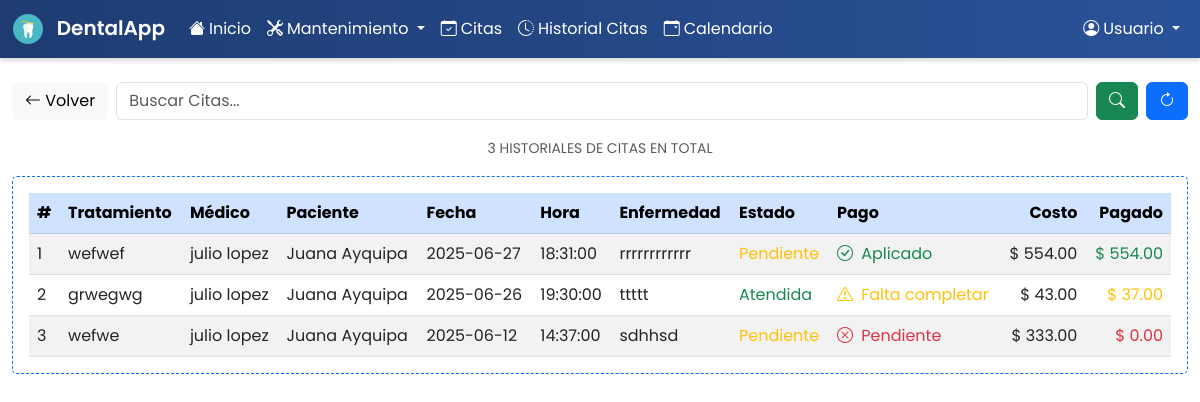
The app's page /sistema-dental/index.php?controller=history&action=index with its own data.
### tables this page shows
CREATE TABLE `appointments` (
  `id` int(10) UNSIGNED NOT NULL,
  `treatment_id` int(11) NOT NULL,
  `doctor_id` int(11) NOT NULL,
  `patient_id` int(11) NOT NULL,
  `date` date NOT NULL,
  `time` time NOT NULL,
  `illness` varchar(255) NOT NULL,
  `cost` decimal(10,2) NOT NULL DEFAULT 0.00,
  `created_at` datetime NOT NULL DEFAULT current_timestamp(),
  `status` enum('pendiente','atendida','cancelada') NOT NULL DEFAULT 'pendiente',
  `paid` decimal(10,2) NOT NULL DEFAULT 0.00
);

CREATE TABLE `treatments` (
  `id` int(11) NOT NULL,
  `name` varchar(100) NOT NULL,
  `price` decimal(10,2) NOT NULL,
  `created_at` timestamp NOT NULL DEFAULT current_timestamp()
);

CREATE TABLE `doctors` (
  `id` int(11) NOT NULL,
  `name` varchar(100) NOT NULL,
  `dni` varchar(20) DEFAULT NULL,
  `specialty_id` int(11) NOT NULL,
  `address` varchar(255) DEFAULT NULL,
  `phone` varchar(20) DEFAULT NULL,
  `email` varchar(100) DEFAULT NULL,
  `created_at` timestamp NOT NULL DEFAULT current_timestamp()
);

CREATE TABLE `patients` (
  `id` int(11) NOT NULL,
  `name` varchar(100) NOT NULL,
  `document_type` varchar(20) DEFAULT NULL,
  `document_number` varchar(50) DEFAULT NULL,
  `dob` date NOT NULL,
  `phone` varchar(20) DEFAULT NULL,
  `under_treatment` tinyint(1) NOT NULL DEFAULT 0,
  `bleeding` tinyint(1) NOT NULL DEFAULT 0,
  `allergic` tinyint(1) NOT NULL DEFAULT 0,
  `hypertensive` tinyint(1) NOT NULL DEFAULT 0,
  `diabetic` tinyint(1) NOT NULL DEFAULT 0,
  `pregnant` tinyint(1) NOT NULL DEFAULT 0,
  `motive` text DEFAULT NULL,
  `diagnosis` text DEFAULT NULL,
  `observations` text DEFAULT NULL,
  `referred_by` varchar(100) DEFAULT NULL,
  `email` varchar(100) DEFAULT NULL,
  `address` text DEFAULT NULL,
  `created_at` timestamp NOT NULL DEFAULT current_timestamp()
);

### sistema-dental/controllers/HistoryController.php (called while the page is built, shortened)
<?php
require_once __DIR__ . '/../models/History.php';
class HistoryController
{
    private History $model;
    public function __construct(PDO $pdo)
    {
        $pdo->setAttribute(PDO::ATTR_ERRMODE, PDO::ERRMODE_EXCEPTION);
        $this->model = new History($pdo);
    }
    public function index(): void
    {
        $search  = trim($_GET['search'] ?? '');
        $records = $this->model->completed($search);
        require __DIR__ . '/../views/templates/header.php';
        require __DIR__ . '/../views/history/list.php';
        require __DIR__ . '/../views/templates/footer.php';
    }
}

### sistema-dental/models/BaseModel.php (called while the page is built, shortened)
<?php
abstract class BaseModel
{
    public function __construct(PDO $pdo)
    {
        $this->pdo = $pdo;
    }
}

### sistema-dental/models/History.php (called while the page is built, shortened)
<?php
require_once __DIR__ . '/BaseModel.php';
class History extends BaseModel
{
    public function completed(string $search = ''): array
    {
        $sql = "
            SELECT
              a.id,
              t.name   AS treatment_name,
              d.name   AS doctor_name,
              p.name   AS patient_name,
              a.date,
              a.time,
              a.illness,
              a.status,
              a.paid,
              a.cost
            FROM appointments a
            JOIN treatments t ON a.treatment_id = t.id
            JOIN doctors    d ON a.doctor_id    = d.id
            JOIN patients   p ON a.patient_id   = p.id
            WHERE 1
        ";
        $sql .= " ORDER BY a.date DESC, a.time DESC";
        $stmt = $this->pdo->prepare($sql);
        $stmt->execute();
        return $stmt->fetchAll(PDO::FETCH_ASSOC);
    }
}

### sistema-dental/views/history/list.php (the view, shortened to what this page needs)
<?php
$count  = count($records);
$search = htmlspecialchars($_GET['search'] ?? '', ENT_QUOTES);
?>
<div class="container-fluid mt-4">
  <div class="d-flex align-items-center mb-3">
    <a href="index.php?controller=dashboard&action=index" class="btn btn-light me-2">
      <i class="bi bi-arrow-left"></i> Volver
    </a>
    <form class="d-flex flex-grow-1" method="get" action="index.php">
      <input
        type="text"
        name="search"
        class="form-control me-2"
        placeholder="Buscar Citas..."
        value="<?= $search ?>"
      >
      <button class="btn btn-success me-2" type="submit">
        <i class="bi bi-search"></i>
      </button>
      <a href="index.php?controller=history&action=index" class="btn btn-primary">
        <i class="bi bi-arrow-clockwise"></i>
      </a>
    </form>
  </div>
  <div class="text-center mb-3">
    <small class="text-muted">
      <?= $count ?> HISTORIAL<?= $count!==1?'ES':'' ?> DE CITAS EN TOTAL
    </small>
  </div>
  <div class="table-responsive"
       style="border:1px dashed var(--bs-primary); padding:1rem; border-radius:5px;">
    <table class="table table-striped table-hover align-middle mb-0">
      <thead class="table-primary">
        <tr>
          <th>#</th>
          <th>Tratamiento</th>
          <th>Médico</th>
          <th>Paciente</th>
          <th>Fecha</th>
          <th>Hora</th>
          <th>Enfermedad</th>
          <th>Estado</th>
          <th>Pago</th>
          <th class="text-end">Costo</th>
          <th class="text-end">Pagado</th>
        </tr>
      </thead>
      <tbody>
      <?php foreach ($records as $i => $r):
        $statusClass = match($r['status']) {
          'atendida'  => 'text-success',
          'cancelada' => 'text-danger',
          default     => 'text-warning',
        };
        if ($r['paid'] >= $r['cost']) {
          $payText  = 'Aplicado';
          $payIcon  = 'bi-check-circle';
          $payClass = 'text-success';
        } elseif ($r['paid'] > 0) {
          $payText  = 'Falta completar';
          $payIcon  = 'bi-exclamation-triangle';
          $payClass = 'text-warning';
        } else {
          $payText  = 'Pendiente';
          $payIcon  = 'bi-x-circle';
          $payClass = 'text-danger';
        }
        $paidClass = $r['paid'] == 0
                   ? 'text-danger'
                   : ($r['paid'] < $r['cost'] ? 'text-warning' : 'text-success');
      ?>
        <tr>
          <td><?= $i+1 ?></td>
          <td><?= htmlspecialchars($r['treatment_name']) ?></td>
          <td><?= htmlspecialchars($r['doctor_name']) ?></td>
          <td><?= htmlspecialchars($r['patient_name']) ?></td>
          <td><?= htmlspecialchars($r['date']) ?></td>
          <td><?= htmlspecialchars($r['time']) ?></td>
          <td><?= htmlspecialchars($r['illness']) ?></td>
          <td class="<?= $statusClass ?>">
            <?= ucfirst(htmlspecialchars($r['status'])) ?>
          </td>
          <td class="<?= $payClass ?>">
            <i class="bi <?= $payIcon ?> me-1"></i>
            <?= $payText ?>
          </td>
          <td class="text-end">$ <?= number_format($r['cost'], 2) ?></td>
          <td class="text-end <?= $paidClass ?>">
            $ <?= number_format($r['paid'], 2) ?>
          </td>
        </tr>
      <?php endforeach; ?>
      </tbody>
    </table>
  </div>
</div>

### sistema-dental/assets/css/style.css (style rules this page uses)
body, .navbar, .card { font-family: 'Poppins', sans-serif; }

### records on screen
appointments: treatment.name "wefwef", doctor.name "julio lopez", patient.name "Juana Ayquipa", date "2025-06-27", time "18:31:00", illness "rrrrrrrrrrrr", status "Pendiente", payText "Aplicado", cost "554.00", paid "554.00"
appointments: treatment.name "grwegwg", doctor.name "julio lopez", patient.name "Juana Ayquipa", date "2025-06-26", time "19:30:00", illness "ttttt", status "Atendida", payText "Falta completar", cost "43.00", paid "37.00"
appointments: treatment.name "wefwe", doctor.name "julio lopez", patient.name "Juana Ayquipa", date "2025-06-12", time "14:37:00", illness "sdhhsd", status "Pendiente", payText "Pendiente", cost "333.00", paid "0.00"

### other values on screen
$username "Usuario"
$count "3"
